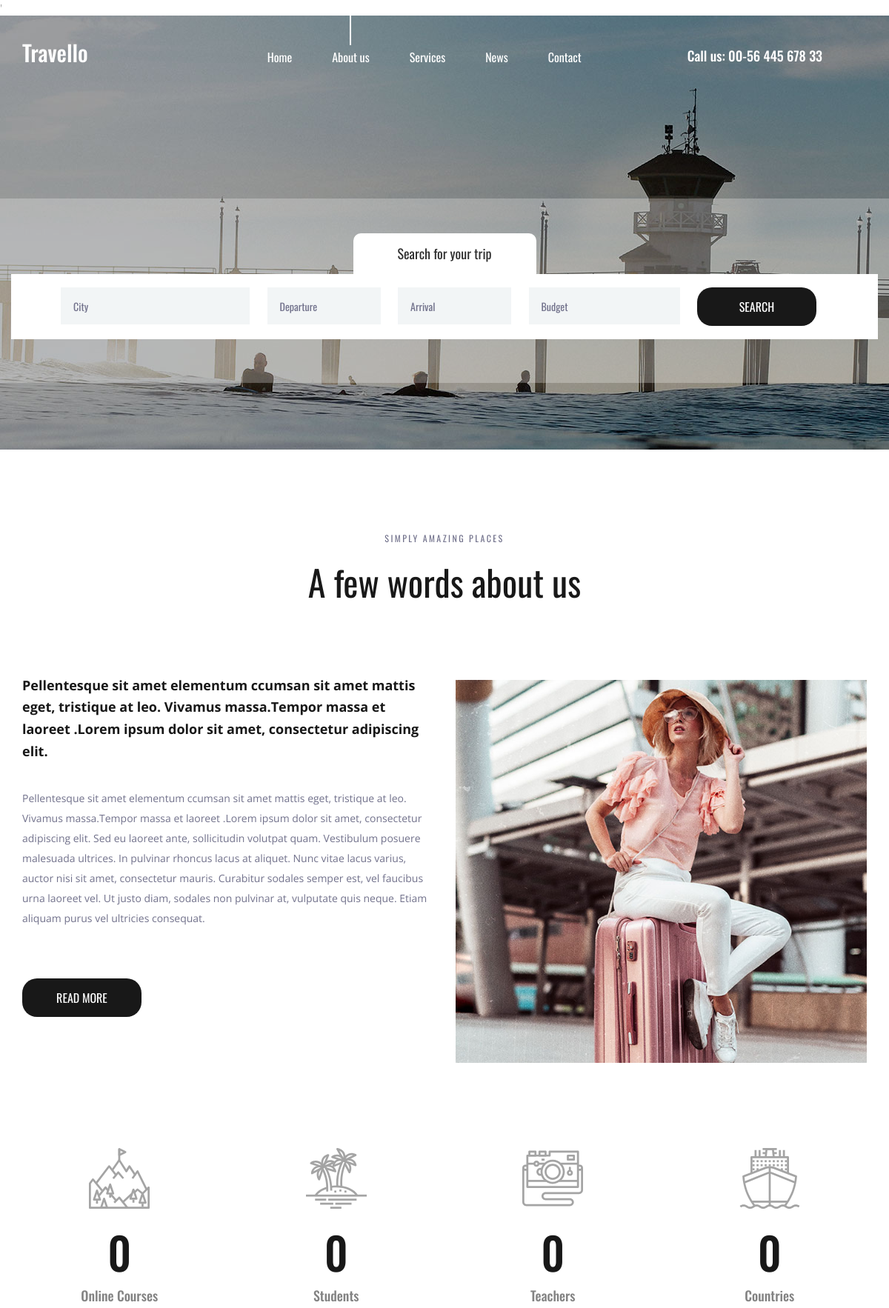
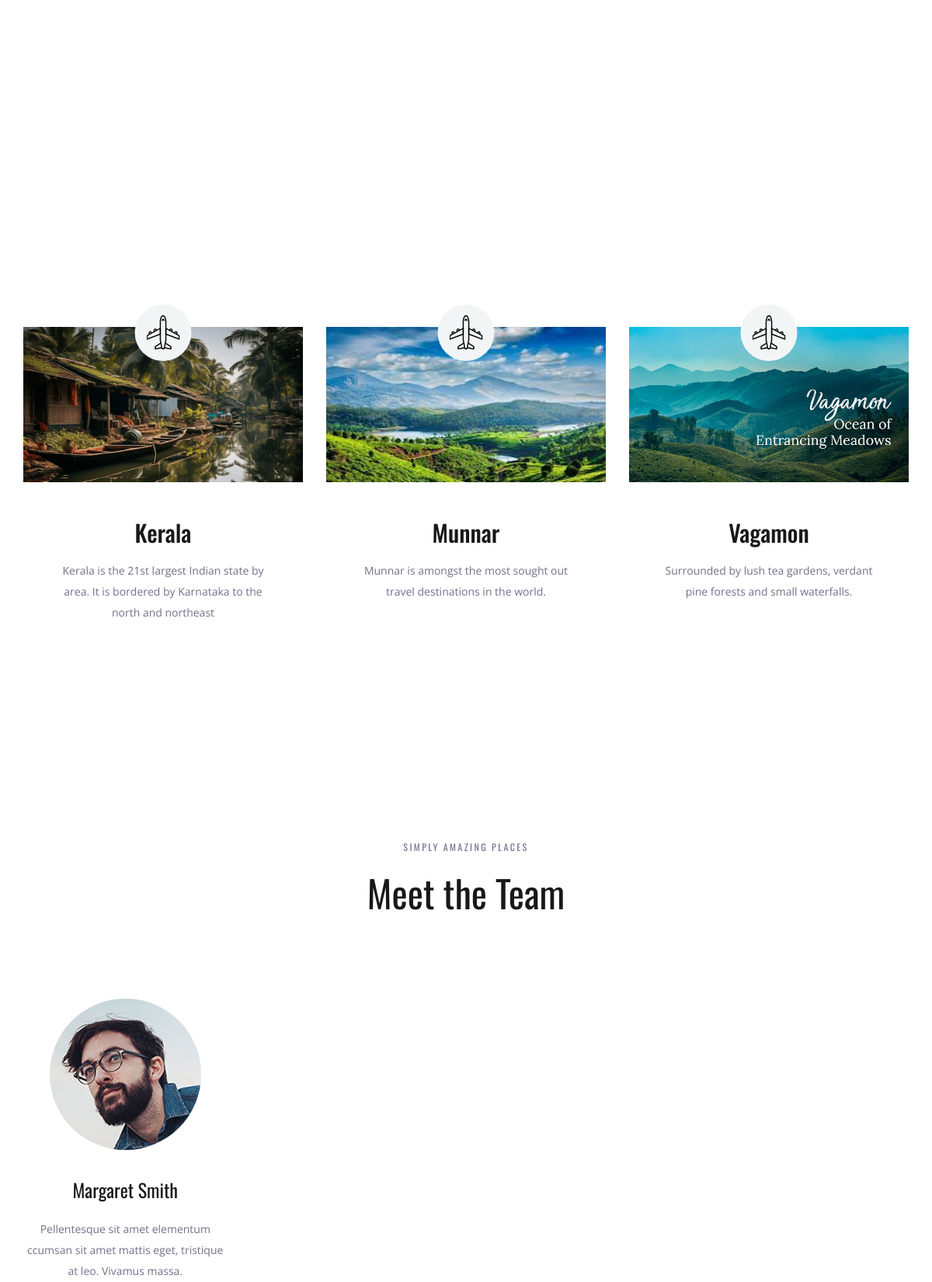
The page / (upper part) on the database its author committed (2 pictures, top to bottom).
### app1/models.py (models this page shows, shortened)
class Place(models.Model):
    name=models.CharField(max_length=20)
    desc=models.CharField(max_length=200)
    image=models.ImageField(upload_to='image/',null=True,blank=True)

### app1/views.py (the view)
# urls.py: 2. Add a URL to urlpatterns:  path('', views.home, name='home')
def home(request):
    p=Place.objects.all()
    q = Team.objects.all()
    return render(request,'home.html',{'p':p,'q':q})

### templates/home.html
{% extends 'base.html' %}
{% load static %}
{% block place %}
<div class="why">
    <div class="parallax_background parallax-window" data-parallax="scroll"
        data-image-src="{% static 'images/why.jpg' %}" data-speed="0.8"></div>
    <div class="container">
        <div class="row">
            <div class="col text-center">
                <div class="section_subtitle">simply amazing places</div>
                <div class="section_title">
                    <h2>Why choose us?</h2>
                </div>
            </div>
        </div>
        <div class="row why_row">
            {% for i in p %}
            <div class="col-lg-4 why_col">
                <div class="why_item">
                    <div class="why_image">
                        <img src="{{ i.image.url }}" alt="" width="400" height="200">
                        <div class="why_icon d-flex flex-column align-items-center justify-content-center">
                            <img src="{% static 'images/why_1.svg' %}" alt="">
                        </div>
                    </div>
                    <div class="why_content text-center">
                        <div class="why_title">{{ i.name }}</div>
                        <div class="why_text">
                            <p>{{ i.desc }}</p>
                        </div>
                    </div>
                </div>
            </div>
            {% endfor %}
        </div>
    </div>
</div>
{% endblock %}
{% block team %}
<div class="team">
    <div class="container">
        <div class="row">
            <div class="col text-center">
                <div class="section_subtitle">simply amazing places</div>
                <div class="section_title">
                    <h2>Meet the Team</h2>
                </div>
            </div>
        </div>
        <div class="row team_row">
            <div class="col-xl-3 col-md-6 team_col">
                <div class="team_item d-flex flex-column align-items-center justify-content-start text-center">
                    <div class="team_image"><img src="{% static 'images/team_2.jpg' %}" alt=""></div>
                    <div class="team_content">
                        <div class="team_title"><a href="#">Margaret Smith</a></div>
                        <div class="team_text">
                            <p>Pellentesque sit amet elementum ccumsan sit amet mattis eget, tristique at leo. Vivamus
                                massa.</p>
                        </div>
                    </div>
                </div>
            </div>
        </div>
    </div>
</div>
{% endblock %}

### templates/base.html (shortened to what this page needs)
<!DOCTYPE html>
{% load static %}
<html lang="en">
<head>
<link rel="stylesheet" type="text/css" href="{% static 'styles/bootstrap4/bootstrap.min.css' %}">
<link href="{% static 'plugins/font-awesome-4.7.0/css/font-awesome.min.css' %}" rel="stylesheet" type="text/css">
<link rel="stylesheet" type="text/css" href="{% static 'plugins/OwlCarousel2-2.2.1/owl.carousel.css' %}">
<link rel="stylesheet" type="text/css" href="{% static 'plugins/OwlCarousel2-2.2.1/owl.theme.default.css' %}">
<link rel="stylesheet" type="text/css" href="{% static 'plugins/OwlCarousel2-2.2.1/animate.css' %}">
<link rel="stylesheet" type="text/css" href="{% static 'styles/about.css' %}">
<link rel="stylesheet" type="text/css" href="{% static 'styles/about_responsive.css' %}">
</head>
<body>
<div class="super_container">
	'
	<header class="header">
		<div class="container">
			<div class="row">
				<div class="col">
					<div class="header_content d-flex flex-row align-items-center justify-content-start">
						<div class="header_content_inner d-flex flex-row align-items-end justify-content-start">
							<div class="logo"><a href="index.html">Travello</a></div>
							<nav class="main_nav">
								<ul class="d-flex flex-row align-items-start justify-content-start">
									<li><a href="index.html">Home</a></li>
									<li class="active"><a href="about.html">About us</a></li>
									<li><a href="#">Services</a></li>
									<li><a href="news.html">News</a></li>
									<li><a href="contact.html">Contact</a></li>
								</ul>
							</nav>
							<div class="header_phone ml-auto">Call us: 00-56 445 678 33</div>
						</div>
					</div>
				</div>
			</div>
		</div>
	</header>
	<div class="home">
		<div class="background_image" style="background-image: url('{% static 'images/about.jpg' %}')"></div>
	</div>
	<div class="home_search">
		<div class="container">
			<div class="row">
				<div class="col">
					<div class="home_search_container">
						<div class="home_search_title">Search for your trip</div>
						<div class="home_search_content">
							<form action="#" class="home_search_form" id="home_search_form">
								<div class="d-flex flex-lg-row flex-column align-items-start justify-content-lg-between justify-content-start">
									<input type="text" class="search_input search_input_1" placeholder="City" required="required">
									<input type="text" class="search_input search_input_2" placeholder="Departure" required="required">
									<input type="text" class="search_input search_input_3" placeholder="Arrival" required="required">
									<input type="text" class="search_input search_input_4" placeholder="Budget" required="required">
									<button class="home_search_button">search</button>
								</div>
							</form>
						</div>
					</div>
				</div>
			</div>
		</div>
	</div>
	<div class="about">
		<div class="container">
			<div class="row">
				<div class="col text-center">
					<div class="section_subtitle">simply amazing places</div>
					<div class="section_title"><h2>A few words about us</h2></div>
				</div>
			</div>
			<div class="row about_row">
				<div class="col-lg-6">
					<div class="about_content">
						<div class="text_highlight">Pellentesque sit amet elementum ccumsan sit amet mattis eget, tristique at leo. Vivamus massa.Tempor massa et laoreet .Lorem ipsum dolor sit amet, consectetur adipiscing elit.</div>
						<div class="about_text">
							<p>Pellentesque sit amet elementum ccumsan sit amet mattis eget, tristique at leo. Vivamus massa.Tempor massa et laoreet .Lorem ipsum dolor sit amet, consectetur adipiscing elit. Sed eu laoreet ante, sollicitudin volutpat quam. Vestibulum posuere malesuada ultrices. In pulvinar rhoncus lacus at aliquet. Nunc vitae lacus varius, auctor nisi sit amet, consectetur mauris. Curabitur sodales semper est, vel faucibus urna laoreet vel. Ut justo diam, sodales non pulvinar at, vulputate quis neque. Etiam aliquam purus vel ultricies consequat.</p>
						</div>
						<div class="button about_button"><a href="#">read more</a></div>
					</div>
				</div>
				<div class="col-lg-6">
					<div class="about_image"><img src="{% static 'images/about_1.jpg' %}" alt=""></div>
				</div>
			</div>
		</div>
	</div>
	<div class="milestones">
		<div class="container">
			<div class="row">
				<div class="col-lg-3 milestone_col">
					<div class="milestone text-center">
						<div class="milestone_icon"><img src="{% static 'images/mountain.svg' %}" alt=""></div>
						<div class="milestone_counter" data-end-value="17">0</div>
						<div class="milestone_text">Online Courses</div>
					</div>
				</div>
				<div class="col-lg-3 milestone_col">
					<div class="milestone text-center">
						<div class="milestone_icon"><img src="{% static 'images/island.svg' %}" alt=""></div>
						<div class="milestone_counter" data-end-value="213">0</div>
						<div class="milestone_text">Students</div>
					</div>
				</div>
				<div class="col-lg-3 milestone_col">
					<div class="milestone text-center">
						<div class="milestone_icon"><img src="{% static 'images/camera.svg' %}" alt=""></div>
						<div class="milestone_counter" data-end-value="11923">0</div>
						<div class="milestone_text">Teachers</div>
					</div>
				</div>
				<div class="col-lg-3 milestone_col">
					<div class="milestone text-center">
						<div class="milestone_icon"><img src="{% static 'images/boat.svg' %}" alt=""></div>
						<div class="milestone_counter" data-end-value="15">0</div>
						<div class="milestone_text">Countries</div>
					</div>
				</div>
			</div>
		</div>
	</div>
{% block place %}{% endblock %}
{% block team %}{% endblock %}
</div>
</body>
</html>

### rows shown on the page
Place: image (picture), name "Kerala", desc "Kerala is the 21st largest Indian state by area. It is bordered by Karnataka to the north and northeast"
Place: image (picture), name "Munnar", desc "Munnar is amongst the most sought out travel destinations in the world."
Place: image (picture), name "Vagamon", desc "Surrounded by lush tea gardens, verdant pine forests and small waterfalls."
